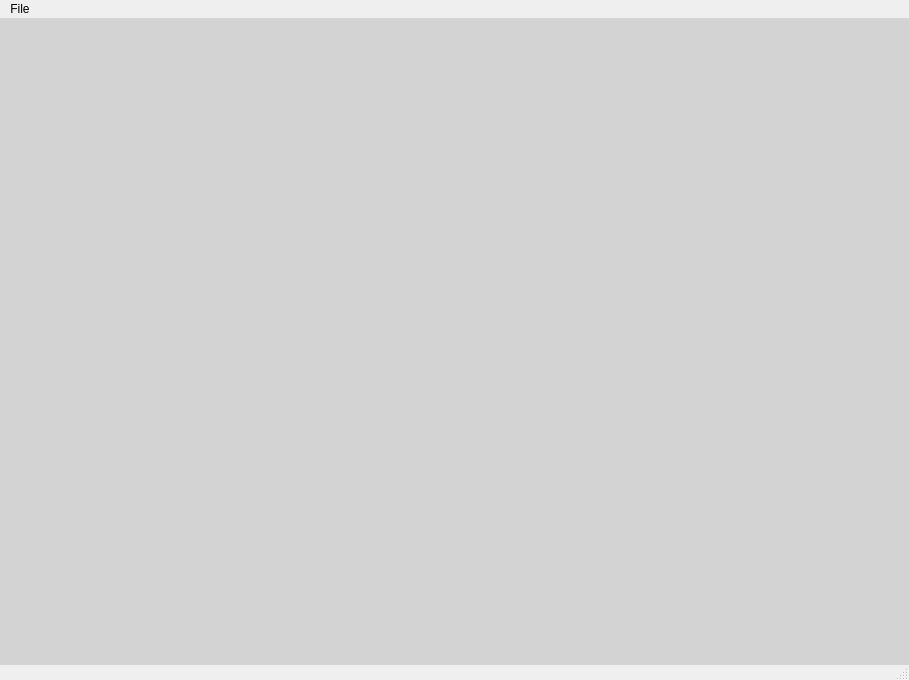
<?xml version="1.0" encoding="UTF-8"?>
<ui version="4.0">
 <class>MainWindow</class>
 <widget class="QMainWindow" name="MainWindow">
  <property name="geometry">
   <rect>
    <x>0</x>
    <y>0</y>
    <width>909</width>
    <height>680</height>
   </rect>
  </property>
  <property name="sizePolicy">
   <sizepolicy hsizetype="Ignored" vsizetype="Preferred">
    <horstretch>0</horstretch>
    <verstretch>0</verstretch>
   </sizepolicy>
  </property>
  <property name="windowTitle">
   <string>MainWindow</string>
  </property>
  <property name="styleSheet">
   <string notr="true"/>
  </property>
  <widget class="QWidget" name="centralWidget">
   <property name="sizePolicy">
    <sizepolicy hsizetype="Fixed" vsizetype="Preferred">
     <horstretch>0</horstretch>
     <verstretch>0</verstretch>
    </sizepolicy>
   </property>
   <property name="styleSheet">
    <string notr="true">background-color: lightgrey;</string>
   </property>
   <layout class="QHBoxLayout" name="horizontalLayout">
    <property name="leftMargin">
     <number>3</number>
    </property>
    <property name="topMargin">
     <number>3</number>
    </property>
    <property name="rightMargin">
     <number>3</number>
    </property>
    <property name="bottomMargin">
     <number>3</number>
    </property>
    <item>
     <widget class="QStackedWidget" name="stackedWidget">
      <widget class="QSplitterNode" name="page_splitterRoot"/>
      <widget class="FormSystemBrowser" name="page_systemBrowser"/>
     </widget>
    </item>
   </layout>
  </widget>
  <widget class="QMenuBar" name="menuBar">
   <property name="geometry">
    <rect>
     <x>0</x>
     <y>0</y>
     <width>909</width>
     <height>19</height>
    </rect>
   </property>
   <property name="styleSheet">
    <string notr="true"/>
   </property>
   <widget class="QMenu" name="menuFile">
    <property name="title">
     <string>File</string>
    </property>
    <addaction name="actionNew"/>
    <addaction name="actionOpen"/>
    <addaction name="actionOpen_Recent"/>
    <addaction name="separator"/>
    <addaction name="actionSave"/>
    <addaction name="actionSave_As"/>
    <addaction name="separator"/>
    <addaction name="actionUser_Preferences"/>
    <addaction name="actionSave_Startup_File"/>
    <addaction name="actionLoad_Factory_Settings"/>
    <addaction name="separator"/>
    <addaction name="actionImport"/>
    <addaction name="actionExport"/>
    <addaction name="separator"/>
    <addaction name="actionQuit"/>
   </widget>
   <widget class="QMenu" name="menuCurrentEnvFile">
    <property name="title">
     <string/>
    </property>
   </widget>
   <addaction name="menuFile"/>
   <addaction name="menuCurrentEnvFile"/>
  </widget>
  <widget class="QStatusBar" name="statusBar">
   <property name="maximumSize">
    <size>
     <width>16777215</width>
     <height>15</height>
    </size>
   </property>
   <property name="styleSheet">
    <string notr="true"/>
   </property>
  </widget>
  <action name="actionQuit">
   <property name="text">
    <string>Quit</string>
   </property>
   <property name="shortcut">
    <string>Ctrl+Q</string>
   </property>
  </action>
  <action name="actionNew">
   <property name="text">
    <string>New</string>
   </property>
   <property name="shortcut">
    <string>Ctrl+N</string>
   </property>
  </action>
  <action name="actionOpen">
   <property name="text">
    <string>Open</string>
   </property>
   <property name="shortcut">
    <string>Ctrl+O</string>
   </property>
  </action>
  <action name="actionOpen_Recent">
   <property name="text">
    <string>Open Recent</string>
   </property>
   <property name="shortcut">
    <string>Ctrl+R</string>
   </property>
  </action>
  <action name="actionSave">
   <property name="text">
    <string>Save</string>
   </property>
   <property name="shortcut">
    <string>Ctrl+S</string>
   </property>
  </action>
  <action name="actionSave_As">
   <property name="text">
    <string>Save As</string>
   </property>
   <property name="shortcut">
    <string>Ctrl+Shift+S</string>
   </property>
  </action>
  <action name="actionUser_Preferences">
   <property name="text">
    <string>User Preferences</string>
   </property>
  </action>
  <action name="actionImport">
   <property name="text">
    <string>Import</string>
   </property>
   <property name="shortcut">
    <string>Shift+I</string>
   </property>
  </action>
  <action name="actionExport">
   <property name="text">
    <string>Export</string>
   </property>
   <property name="shortcut">
    <string>Shift+E</string>
   </property>
  </action>
  <action name="actionSave_Startup_File">
   <property name="text">
    <string>Save Startup File</string>
   </property>
   <property name="shortcut">
    <string>Ctrl+U</string>
   </property>
  </action>
  <action name="actionLoad_Factory_Settings">
   <property name="text">
    <string>Load Factory Settings</string>
   </property>
  </action>
 </widget>
 <layoutdefault spacing="6" margin="11"/>
 <customwidgets>
  <customwidget>
   <class>QSplitterNode</class>
   <extends>QWidget</extends>
   <header location="global">gui/QSplitterNode.h</header>
   <container>1</container>
  </customwidget>
  <customwidget>
   <class>FormSystemBrowser</class>
   <extends>QWidget</extends>
   <header location="global">gui/system/FormSystemBrowser.h</header>
   <container>1</container>
  </customwidget>
 </customwidgets>
 <resources/>
 <connections/>
</ui>
